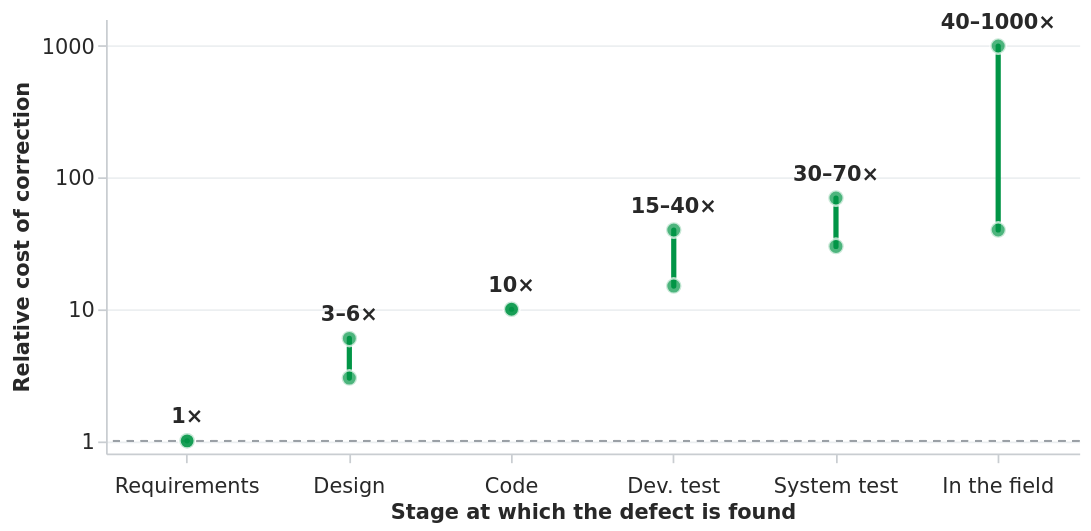

Source (Vega-Lite JSON):
### Vega-Lite specification from a JSON file in a GitHub repository (floating-point values rounded to 4 significant figures)
{"$schema": "https://vega.github.io/schema/vega-lite/v5.json", "description": "Relative cost of correcting a defect by the stage at which it is found. Each stage is the REPORTED RANGE, drawn as an interval with end dots rather than a bar: the scale is logarithmic, so a bar's length would not be proportional to its value and could not be anchored at zero. The dashed line at 1x is the baseline — the cost of fixing a defect in the phase that introduced it.", "background": "transparent", "width": 560, "height": 250, "padding": 6, "config": {"font": "Tahoma, Verdana, DejaVu Sans, sans-serif", "axis": {"labelColor": "#282828", "titleColor": "#282828", "labelFontSize": 12, "titleFontSize": 12, "domainColor": "#c9cdd1", "tickColor": "#c9cdd1"}, "view": {"stroke": null}}, "data": {"values": [{"stage": "Requirements", "low": 1, "high": 1, "label": "1×"}, {"stage": "Design", "low": 3, "high": 6, "label": "3–6×"}, {"stage": "Code", "low": 10, "high": 10, "label": "10×"}, {"stage": "Dev. test", "low": 15, "high": 40, "label": "15–40×"}, {"stage": "System test", "low": 30, "high": 70, "label": "30–70×"}, {"stage": "In the field", "low": 40, "high": 1000, "label": "40–1000×"}]}, "encoding": {"x": {"field": "stage", "type": "nominal", "sort": null, "axis": {"title": "Stage at which the defect is found", "labelAngle": 0, "labelPadding": 8, "grid": false}}, "y": {"field": "low", "type": "quantitative", "scale": {"type": "log", "domain": [0.8, 1600]}, "axis": {"title": "Relative cost of correction", "values": [1, 10, 100, 1000], "format": "d", "grid": true, "gridColor": "#eceff1", "gridWidth": 1}}}, "layer": [{"mark": {"type": "rule", "strokeDash": [4, 4], "strokeWidth": 1, "color": "#9aa0a6"}, "encoding": {"x": null, "y": {"datum": 1}}}, {"mark": {"type": "rule", "strokeWidth": 3, "strokeCap": "round", "color": "#019546"}, "encoding": {"y2": {"field": "high"}}}, {"mark": {"type": "point", "filled": true, "size": 80, "color": "#019546", "stroke": "#ffffff", "strokeWidth": 1.5}}, {"mark": {"type": "point", "filled": true, "size": 80, "color": "#019546", "stroke": "#ffffff", "strokeWidth": 1.5}, "encoding": {"y": {"field": "high", "type": "quantitative"}}}, {"mark": {"type": "text", "dy": -14, "fontSize": 12, "fontWeight": "bold", "color": "#282828"}, "encoding": {"y": {"field": "high", "type": "quantitative"}, "text": {"field": "label"}}}]}
